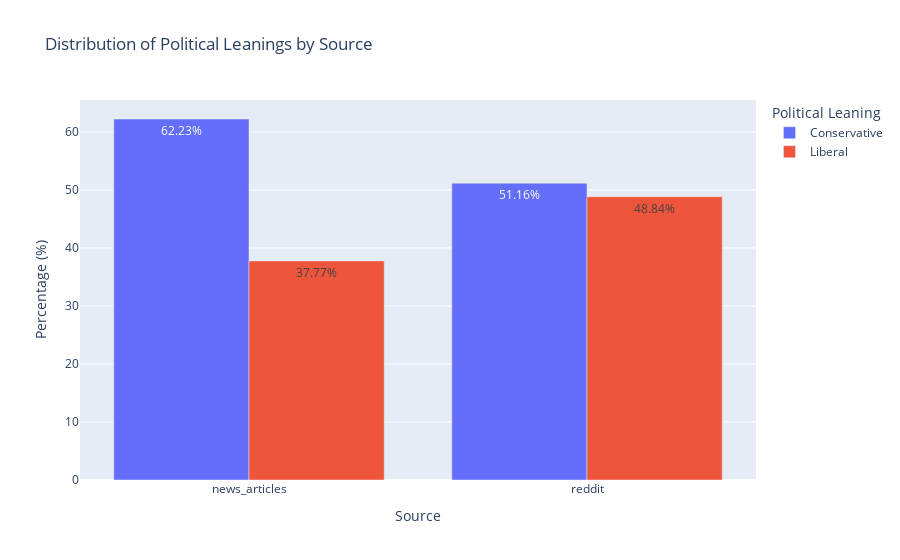

The cell this chart's notebook holds for it:
### Code cell
plot_political_leaning_distribution(combined_df)

### Figure 1 — Plotly figure (JSON) as saved in the notebook; plotly's stock layout.template omitted (floating-point values rounded to 4 significant figures)
{"data": [{"alignmentgroup": "True", "hovertemplate": "Political Leaning=Conservative<br>Source=%{x}<br>Percentage (%)=%{text}<extra></extra>", "legendgroup": "Conservative", "marker": {"color": "#636efa", "pattern": {"shape": ""}}, "name": "Conservative", "offsetgroup": "Conservative", "orientation": "v", "showlegend": true, "text": [62.23, 51.16], "textposition": "inside", "texttemplate": "%{text:.2f}%", "type": "bar", "x": ["news_articles", "reddit"], "xaxis": "x", "y": [62.23, 51.16], "yaxis": "y"}, {"alignmentgroup": "True", "hovertemplate": "Political Leaning=Liberal<br>Source=%{x}<br>Percentage (%)=%{text}<extra></extra>", "legendgroup": "Liberal", "marker": {"color": "#EF553B", "pattern": {"shape": ""}}, "name": "Liberal", "offsetgroup": "Liberal", "orientation": "v", "showlegend": true, "text": [37.77, 48.84], "textposition": "inside", "texttemplate": "%{text:.2f}%", "type": "bar", "x": ["news_articles", "reddit"], "xaxis": "x", "y": [37.77, 48.84], "yaxis": "y"}], "layout": {"barmode": "group", "legend": {"title": {"text": "Political Leaning"}, "tracegroupgap": 0}, "title": {"text": "Distribution of Political Leanings by Source"}, "uniformtext": {"minsize": 8, "mode": "hide"}, "xaxis": {"anchor": "y", "domain": [0, 1], "title": {"text": "Source"}}, "yaxis": {"anchor": "x", "domain": [0, 1], "title": {"text": "Percentage (%)"}}}}
